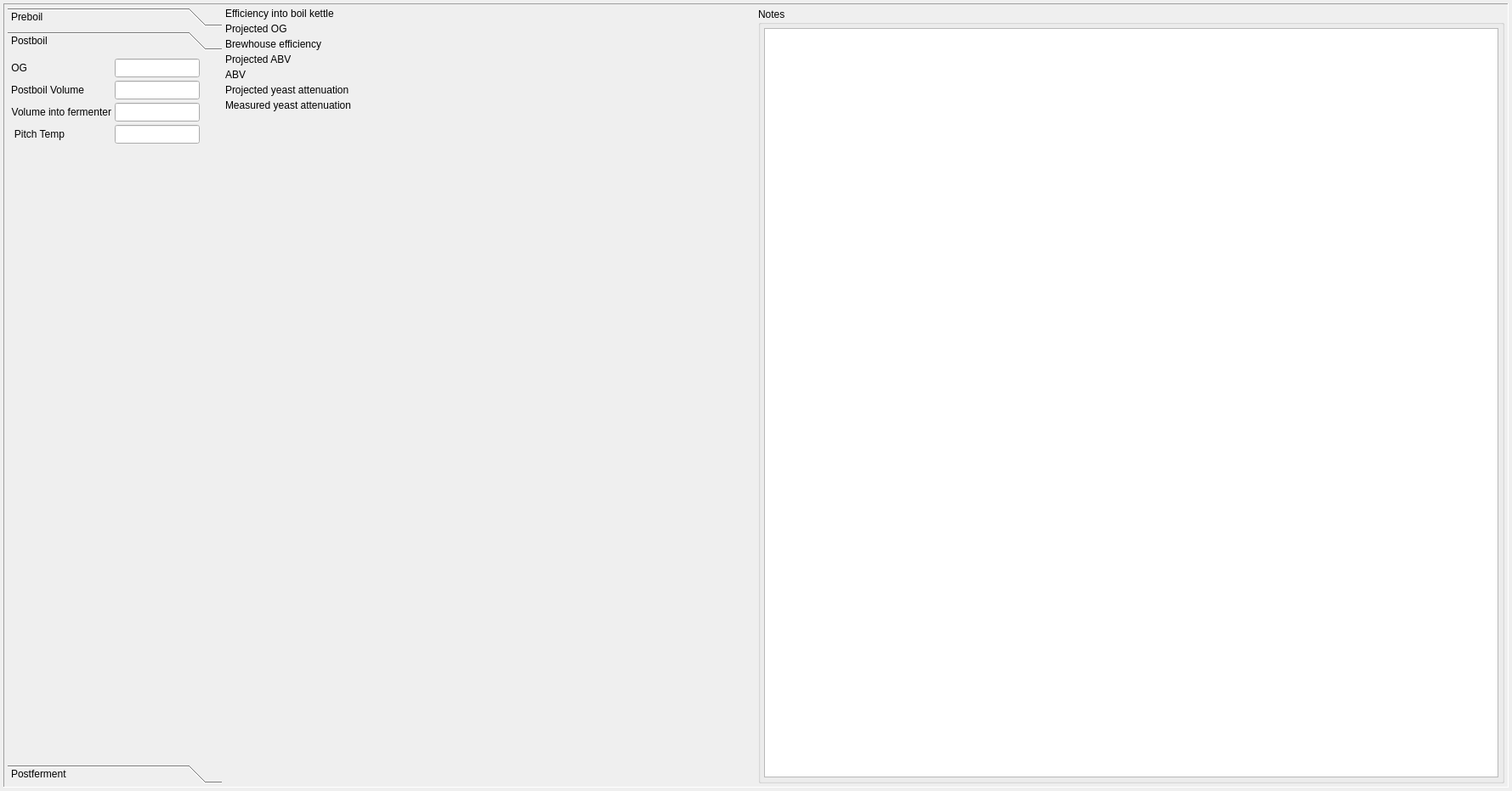
<?xml version="1.0" encoding="UTF-8"?>
<ui version="4.0">
 <class>brewNoteWidget</class>
 <widget class="QWidget" name="brewNoteWidget">
  <property name="geometry">
   <rect>
    <x>0</x>
    <y>0</y>
    <width>1779</width>
    <height>931</height>
   </rect>
  </property>
  <property name="windowTitle">
   <string>brewNote</string>
  </property>
  <property name="windowIcon">
   <iconset resource="../brewtarget.qrc">
    <normaloff>:/images/edit.svg</normaloff>:/images/edit.svg</iconset>
  </property>
  <layout class="QVBoxLayout" name="verticalLayout_2">
   <item>
    <widget class="QScrollArea" name="scrollArea">
     <property name="frameShape">
      <enum>QFrame::Panel</enum>
     </property>
     <property name="widgetResizable">
      <bool>true</bool>
     </property>
     <widget class="QWidget" name="scrollAreaWidgetContents">
      <property name="geometry">
       <rect>
        <x>0</x>
        <y>0</y>
        <width>1741</width>
        <height>893</height>
       </rect>
      </property>
      <property name="configSection" stdset="0">
       <string notr="true">page_preboil</string>
      </property>
      <layout class="QHBoxLayout" name="horizontalLayout_2">
       <item>
        <layout class="QHBoxLayout" name="horizontalLayout_3">
         <item>
          <widget class="QToolBox" name="toolBox_brewnote">
           <property name="sizePolicy">
            <sizepolicy hsizetype="Fixed" vsizetype="Minimum">
             <horstretch>0</horstretch>
             <verstretch>0</verstretch>
            </sizepolicy>
           </property>
           <property name="minimumSize">
            <size>
             <width>252</width>
             <height>0</height>
            </size>
           </property>
           <property name="maximumSize">
            <size>
             <width>252</width>
             <height>16777215</height>
            </size>
           </property>
           <property name="mouseTracking">
            <bool>false</bool>
           </property>
           <property name="currentIndex">
            <number>1</number>
           </property>
           <widget class="QWidget" name="page_preboil">
            <property name="geometry">
             <rect>
              <x>0</x>
              <y>0</y>
              <width>343</width>
              <height>653</height>
             </rect>
            </property>
            <property name="configSection" stdset="0">
             <string notr="true">page_preboil</string>
            </property>
            <attribute name="label">
             <string>Preboil</string>
            </attribute>
            <layout class="QFormLayout" name="formLayout_2">
             <item row="0" column="0">
              <widget class="BtDensityLabel" name="btLabel_Sg">
               <property name="contextMenuPolicy">
                <enum>Qt::CustomContextMenu</enum>
               </property>
               <property name="text">
                <string>SG</string>
               </property>
               <property name="alignment">
                <set>Qt::AlignRight|Qt::AlignTrailing|Qt::AlignVCenter</set>
               </property>
               <property name="buddy">
                <cstring>lineEdit_SG</cstring>
               </property>
              </widget>
             </item>
             <item row="0" column="1">
              <widget class="BtDensityEdit" name="lineEdit_SG">
               <property name="sizePolicy">
                <sizepolicy hsizetype="MinimumExpanding" vsizetype="Fixed">
                 <horstretch>0</horstretch>
                 <verstretch>0</verstretch>
                </sizepolicy>
               </property>
               <property name="minimumSize">
                <size>
                 <width>100</width>
                 <height>0</height>
                </size>
               </property>
               <property name="maximumSize">
                <size>
                 <width>100</width>
                 <height>16777215</height>
                </size>
               </property>
               <property name="toolTip">
                <string>Preboil gravity</string>
               </property>
               <property name="alignment">
                <set>Qt::AlignLeading|Qt::AlignLeft|Qt::AlignVCenter</set>
               </property>
               <property name="editField" stdset="0">
                <string notr="true">sg</string>
               </property>
              </widget>
             </item>
             <item row="1" column="0">
              <widget class="BtVolumeLabel" name="btLabel_volIntoBk">
               <property name="contextMenuPolicy">
                <enum>Qt::CustomContextMenu</enum>
               </property>
               <property name="text">
                <string>Volume</string>
               </property>
               <property name="alignment">
                <set>Qt::AlignRight|Qt::AlignTrailing|Qt::AlignVCenter</set>
               </property>
               <property name="buddy">
                <cstring>lineEdit_volIntoBK</cstring>
               </property>
              </widget>
             </item>
             <item row="1" column="1">
              <widget class="BtVolumeEdit" name="lineEdit_volIntoBK">
               <property name="sizePolicy">
                <sizepolicy hsizetype="Minimum" vsizetype="Fixed">
                 <horstretch>0</horstretch>
                 <verstretch>0</verstretch>
                </sizepolicy>
               </property>
               <property name="minimumSize">
                <size>
                 <width>100</width>
                 <height>0</height>
                </size>
               </property>
               <property name="maximumSize">
                <size>
                 <width>100</width>
                 <height>16777215</height>
                </size>
               </property>
               <property name="toolTip">
                <string>Volume of wort collected</string>
               </property>
               <property name="editField" stdset="0">
                <string notr="true">volumeIntoBK_l</string>
               </property>
              </widget>
             </item>
             <item row="2" column="0">
              <widget class="BtTemperatureLabel" name="btLabel_strikeTemp">
               <property name="contextMenuPolicy">
                <enum>Qt::CustomContextMenu</enum>
               </property>
               <property name="text">
                <string>Strike Temp</string>
               </property>
               <property name="alignment">
                <set>Qt::AlignRight|Qt::AlignTrailing|Qt::AlignVCenter</set>
               </property>
               <property name="buddy">
                <cstring>lineEdit_strikeTemp</cstring>
               </property>
              </widget>
             </item>
             <item row="2" column="1">
              <widget class="BtTemperatureEdit" name="lineEdit_strikeTemp">
               <property name="sizePolicy">
                <sizepolicy hsizetype="MinimumExpanding" vsizetype="Fixed">
                 <horstretch>0</horstretch>
                 <verstretch>0</verstretch>
                </sizepolicy>
               </property>
               <property name="minimumSize">
                <size>
                 <width>100</width>
                 <height>0</height>
                </size>
               </property>
               <property name="maximumSize">
                <size>
                 <width>100</width>
                 <height>16777215</height>
                </size>
               </property>
               <property name="toolTip">
                <string>Temperature of strike water before dough in</string>
               </property>
               <property name="editField" stdset="0">
                <string notr="true">strikeTemp_c</string>
               </property>
              </widget>
             </item>
             <item row="3" column="0">
              <widget class="BtTemperatureLabel" name="btLabel_mashFinTemp">
               <property name="contextMenuPolicy">
                <enum>Qt::CustomContextMenu</enum>
               </property>
               <property name="text">
                <string>Final Temp</string>
               </property>
               <property name="alignment">
                <set>Qt::AlignRight|Qt::AlignTrailing|Qt::AlignVCenter</set>
               </property>
               <property name="buddy">
                <cstring>lineEdit_mashFinTemp</cstring>
               </property>
              </widget>
             </item>
             <item row="3" column="1">
              <widget class="BtTemperatureEdit" name="lineEdit_mashFinTemp">
               <property name="sizePolicy">
                <sizepolicy hsizetype="MinimumExpanding" vsizetype="Fixed">
                 <horstretch>0</horstretch>
                 <verstretch>0</verstretch>
                </sizepolicy>
               </property>
               <property name="minimumSize">
                <size>
                 <width>100</width>
                 <height>0</height>
                </size>
               </property>
               <property name="maximumSize">
                <size>
                 <width>100</width>
                 <height>16777215</height>
                </size>
               </property>
               <property name="toolTip">
                <string>Temperature of mash before mash out</string>
               </property>
               <property name="editField" stdset="0">
                <string notr="true">mashFinTemp_c</string>
               </property>
              </widget>
             </item>
            </layout>
           </widget>
           <widget class="QWidget" name="page_postboil">
            <property name="geometry">
             <rect>
              <x>0</x>
              <y>0</y>
              <width>406</width>
              <height>653</height>
             </rect>
            </property>
            <property name="configSection" stdset="0">
             <string notr="true">page_postboil</string>
            </property>
            <attribute name="label">
             <string>Postboil</string>
            </attribute>
            <layout class="QFormLayout" name="formLayout">
             <item row="0" column="0">
              <widget class="BtDensityLabel" name="btLabel_Og">
               <property name="sizePolicy">
                <sizepolicy hsizetype="Minimum" vsizetype="Preferred">
                 <horstretch>0</horstretch>
                 <verstretch>0</verstretch>
                </sizepolicy>
               </property>
               <property name="contextMenuPolicy">
                <enum>Qt::CustomContextMenu</enum>
               </property>
               <property name="text">
                <string>OG</string>
               </property>
               <property name="alignment">
                <set>Qt::AlignRight|Qt::AlignTrailing|Qt::AlignVCenter</set>
               </property>
               <property name="buddy">
                <cstring>lineEdit_OG</cstring>
               </property>
              </widget>
             </item>
             <item row="0" column="1">
              <widget class="BtDensityEdit" name="lineEdit_OG">
               <property name="sizePolicy">
                <sizepolicy hsizetype="MinimumExpanding" vsizetype="Fixed">
                 <horstretch>0</horstretch>
                 <verstretch>0</verstretch>
                </sizepolicy>
               </property>
               <property name="minimumSize">
                <size>
                 <width>100</width>
                 <height>0</height>
                </size>
               </property>
               <property name="maximumSize">
                <size>
                 <width>100</width>
                 <height>16777215</height>
                </size>
               </property>
               <property name="toolTip">
                <string>Post boil gravity</string>
               </property>
               <property name="editField" stdset="0">
                <string notr="true">og</string>
               </property>
              </widget>
             </item>
             <item row="1" column="0">
              <widget class="BtVolumeLabel" name="btLabel_postBoilVol">
               <property name="sizePolicy">
                <sizepolicy hsizetype="Minimum" vsizetype="Preferred">
                 <horstretch>0</horstretch>
                 <verstretch>0</verstretch>
                </sizepolicy>
               </property>
               <property name="contextMenuPolicy">
                <enum>Qt::CustomContextMenu</enum>
               </property>
               <property name="text">
                <string>Postboil Volume</string>
               </property>
               <property name="scaledContents">
                <bool>false</bool>
               </property>
               <property name="alignment">
                <set>Qt::AlignRight|Qt::AlignTrailing|Qt::AlignVCenter</set>
               </property>
               <property name="wordWrap">
                <bool>true</bool>
               </property>
               <property name="buddy">
                <cstring>lineEdit_postBoilVol</cstring>
               </property>
              </widget>
             </item>
             <item row="1" column="1">
              <widget class="BtVolumeEdit" name="lineEdit_postBoilVol">
               <property name="sizePolicy">
                <sizepolicy hsizetype="MinimumExpanding" vsizetype="Fixed">
                 <horstretch>0</horstretch>
                 <verstretch>0</verstretch>
                </sizepolicy>
               </property>
               <property name="minimumSize">
                <size>
                 <width>100</width>
                 <height>0</height>
                </size>
               </property>
               <property name="maximumSize">
                <size>
                 <width>100</width>
                 <height>16777215</height>
                </size>
               </property>
               <property name="toolTip">
                <string>Volume of wort in BK after boil</string>
               </property>
               <property name="editField" stdset="0">
                <string notr="true">postBoilVolume_l</string>
               </property>
              </widget>
             </item>
             <item row="2" column="0">
              <widget class="BtVolumeLabel" name="btLabel_volIntoFerm">
               <property name="sizePolicy">
                <sizepolicy hsizetype="Minimum" vsizetype="Preferred">
                 <horstretch>0</horstretch>
                 <verstretch>0</verstretch>
                </sizepolicy>
               </property>
               <property name="contextMenuPolicy">
                <enum>Qt::CustomContextMenu</enum>
               </property>
               <property name="toolTip">
                <string>Volume of wort transferred to fermenter</string>
               </property>
               <property name="text">
                <string>Volume into fermenter</string>
               </property>
               <property name="alignment">
                <set>Qt::AlignRight|Qt::AlignTrailing|Qt::AlignVCenter</set>
               </property>
               <property name="wordWrap">
                <bool>true</bool>
               </property>
               <property name="buddy">
                <cstring>lineEdit_volIntoFerm</cstring>
               </property>
              </widget>
             </item>
             <item row="2" column="1">
              <widget class="BtVolumeEdit" name="lineEdit_volIntoFerm">
               <property name="sizePolicy">
                <sizepolicy hsizetype="MinimumExpanding" vsizetype="Fixed">
                 <horstretch>0</horstretch>
                 <verstretch>0</verstretch>
                </sizepolicy>
               </property>
               <property name="minimumSize">
                <size>
                 <width>100</width>
                 <height>0</height>
                </size>
               </property>
               <property name="maximumSize">
                <size>
                 <width>100</width>
                 <height>16777215</height>
                </size>
               </property>
               <property name="editField" stdset="0">
                <string notr="true">volumeIntoFerm_l</string>
               </property>
              </widget>
             </item>
             <item row="3" column="0">
              <widget class="BtTemperatureLabel" name="btLabel_pitchTemp">
               <property name="sizePolicy">
                <sizepolicy hsizetype="Minimum" vsizetype="Preferred">
                 <horstretch>0</horstretch>
                 <verstretch>0</verstretch>
                </sizepolicy>
               </property>
               <property name="contextMenuPolicy">
                <enum>Qt::CustomContextMenu</enum>
               </property>
               <property name="text">
                <string> Pitch Temp</string>
               </property>
               <property name="alignment">
                <set>Qt::AlignRight|Qt::AlignTrailing|Qt::AlignVCenter</set>
               </property>
               <property name="wordWrap">
                <bool>true</bool>
               </property>
               <property name="buddy">
                <cstring>lineEdit_pitchTemp</cstring>
               </property>
              </widget>
             </item>
             <item row="3" column="1">
              <widget class="BtTemperatureEdit" name="lineEdit_pitchTemp">
               <property name="sizePolicy">
                <sizepolicy hsizetype="MinimumExpanding" vsizetype="Fixed">
                 <horstretch>0</horstretch>
                 <verstretch>0</verstretch>
                </sizepolicy>
               </property>
               <property name="minimumSize">
                <size>
                 <width>100</width>
                 <height>0</height>
                </size>
               </property>
               <property name="maximumSize">
                <size>
                 <width>100</width>
                 <height>16777215</height>
                </size>
               </property>
               <property name="toolTip">
                <string>Temperature of wort when yeast is pitched</string>
               </property>
               <property name="editField" stdset="0">
                <string notr="true">pitchTemp_c</string>
               </property>
              </widget>
             </item>
            </layout>
           </widget>
           <widget class="QWidget" name="page_postferment">
            <property name="geometry">
             <rect>
              <x>0</x>
              <y>0</y>
              <width>400</width>
              <height>653</height>
             </rect>
            </property>
            <property name="configSection" stdset="0">
             <string notr="true">page_postferment</string>
            </property>
            <attribute name="label">
             <string>Postferment</string>
            </attribute>
            <layout class="QFormLayout" name="formLayout_5">
             <item row="0" column="0">
              <widget class="BtDensityLabel" name="btLabel_postFermentFg">
               <property name="contextMenuPolicy">
                <enum>Qt::CustomContextMenu</enum>
               </property>
               <property name="text">
                <string notr="true">FG</string>
               </property>
               <property name="buddy">
                <cstring>lineEdit_FG</cstring>
               </property>
              </widget>
             </item>
             <item row="0" column="1">
              <widget class="BtDensityEdit" name="lineEdit_FG">
               <property name="sizePolicy">
                <sizepolicy hsizetype="Minimum" vsizetype="Fixed">
                 <horstretch>0</horstretch>
                 <verstretch>0</verstretch>
                </sizepolicy>
               </property>
               <property name="minimumSize">
                <size>
                 <width>100</width>
                 <height>0</height>
                </size>
               </property>
               <property name="maximumSize">
                <size>
                 <width>100</width>
                 <height>16777215</height>
                </size>
               </property>
               <property name="toolTip">
                <string>Final gravity</string>
               </property>
               <property name="editField" stdset="0">
                <string notr="true">fg</string>
               </property>
              </widget>
             </item>
             <item row="1" column="0">
              <widget class="BtVolumeLabel" name="btLabel_finalVolume">
               <property name="contextMenuPolicy">
                <enum>Qt::CustomContextMenu</enum>
               </property>
               <property name="text">
                <string notr="true">Volume</string>
               </property>
               <property name="buddy">
                <cstring>lineEdit_finalVol</cstring>
               </property>
              </widget>
             </item>
             <item row="1" column="1">
              <widget class="BtVolumeEdit" name="lineEdit_finalVol">
               <property name="sizePolicy">
                <sizepolicy hsizetype="Minimum" vsizetype="Fixed">
                 <horstretch>0</horstretch>
                 <verstretch>0</verstretch>
                </sizepolicy>
               </property>
               <property name="minimumSize">
                <size>
                 <width>100</width>
                 <height>0</height>
                </size>
               </property>
               <property name="maximumSize">
                <size>
                 <width>100</width>
                 <height>16777215</height>
                </size>
               </property>
               <property name="toolTip">
                <string>Volume of beer into serving keg/bottles</string>
               </property>
               <property name="editField" stdset="0">
                <string notr="true">finalVolume_l</string>
               </property>
              </widget>
             </item>
             <item row="2" column="0">
              <widget class="BtDateLabel" name="btLabel_fermentDate">
               <property name="contextMenuPolicy">
                <enum>Qt::CustomContextMenu</enum>
               </property>
               <property name="text">
                <string notr="true">Date</string>
               </property>
               <property name="buddy">
                <cstring>lineEdit_fermentDate</cstring>
               </property>
              </widget>
             </item>
             <item row="2" column="1">
              <widget class="QDateTimeEdit" name="lineEdit_fermentDate">
               <property name="date">
                <date>
                 <year>2014</year>
                 <month>10</month>
                 <day>8</day>
                </date>
               </property>
               <property name="displayFormat">
                <string>yyyy-dd-MM</string>
               </property>
               <property name="calendarPopup">
                <bool>true</bool>
               </property>
               <property name="editField" stdset="0">
                <string notr="true">fermentDate</string>
               </property>
              </widget>
             </item>
            </layout>
           </widget>
          </widget>
         </item>
         <item>
          <layout class="QVBoxLayout" name="verticalLayout">
           <item>
            <layout class="QFormLayout" name="formLayout_3">
             <property name="fieldGrowthPolicy">
              <enum>QFormLayout::ExpandingFieldsGrow</enum>
             </property>
             <item row="0" column="0">
              <widget class="QLabel" name="btLabel_effInfoBk">
               <property name="statusTip">
                <string>Percent efficiency into boil kettle</string>
               </property>
               <property name="text">
                <string>Efficiency into boil kettle</string>
               </property>
              </widget>
             </item>
             <item row="0" column="1">
              <widget class="BtDigitWidget" name="lcdnumber_effBK">
               <property name="text">
                <string/>
               </property>
              </widget>
             </item>
             <item row="1" column="0">
              <widget class="BtDensityLabel" name="btLabel_projectedOg">
               <property name="contextMenuPolicy">
                <enum>Qt::CustomContextMenu</enum>
               </property>
               <property name="statusTip">
                <string>Expected OG, based on measured FG</string>
               </property>
               <property name="text">
                <string>Projected OG</string>
               </property>
               <property name="editField" stdset="0">
                <string notr="true">projOg</string>
               </property>
               <property name="configSection" stdset="0">
                <string notr="true">page_preboil</string>
               </property>
              </widget>
             </item>
             <item row="1" column="1">
              <widget class="BtDigitWidget" name="lcdnumber_projectedOG">
               <property name="text">
                <string/>
               </property>
              </widget>
             </item>
             <item row="2" column="0">
              <widget class="QLabel" name="btLabel_brewHouseEff">
               <property name="statusTip">
                <string>Brewhouse efficiency</string>
               </property>
               <property name="text">
                <string>Brewhouse efficiency</string>
               </property>
              </widget>
             </item>
             <item row="2" column="1">
              <widget class="BtDigitWidget" name="lcdnumber_brewhouseEff">
               <property name="text">
                <string/>
               </property>
              </widget>
             </item>
             <item row="3" column="0">
              <widget class="QLabel" name="btLabel_projectedAbv">
               <property name="statusTip">
                <string>Expected ABV based on recipe OG</string>
               </property>
               <property name="text">
                <string>Projected ABV</string>
               </property>
              </widget>
             </item>
             <item row="3" column="1">
              <widget class="BtDigitWidget" name="lcdnumber_projABV">
               <property name="text">
                <string/>
               </property>
              </widget>
             </item>
             <item row="4" column="0">
              <widget class="QLabel" name="btlabel_Abv">
               <property name="statusTip">
                <string>ABV based on user-reported FG</string>
               </property>
               <property name="text">
                <string>ABV</string>
               </property>
              </widget>
             </item>
             <item row="4" column="1">
              <widget class="BtDigitWidget" name="lcdnumber_abv">
               <property name="text">
                <string/>
               </property>
              </widget>
             </item>
             <item row="5" column="0">
              <widget class="QLabel" name="btLabel_yeastProjAtten">
               <property name="statusTip">
                <string>Yeast attenuation based on yeast specified in recipe</string>
               </property>
               <property name="text">
                <string>Projected yeast attenuation</string>
               </property>
              </widget>
             </item>
             <item row="5" column="1">
              <widget class="BtDigitWidget" name="lcdnumber_projAtten">
               <property name="text">
                <string/>
               </property>
              </widget>
             </item>
             <item row="6" column="0">
              <widget class="QLabel" name="btLabel_yeastAtten">
               <property name="statusTip">
                <string>Yeast attentuation based on user-reported OG and FG</string>
               </property>
               <property name="text">
                <string>Measured yeast attenuation</string>
               </property>
              </widget>
             </item>
             <item row="6" column="1">
              <widget class="BtDigitWidget" name="lcdnumber_atten">
               <property name="text">
                <string/>
               </property>
              </widget>
             </item>
            </layout>
           </item>
          </layout>
         </item>
        </layout>
       </item>
       <item>
        <widget class="QGroupBox" name="groupBox_4">
         <property name="title">
          <string>Notes</string>
         </property>
         <layout class="QHBoxLayout" name="horizontalLayout">
          <item>
           <widget class="BtTextEdit" name="btTextEdit_brewNotes">
            <property name="sizePolicy">
             <sizepolicy hsizetype="Preferred" vsizetype="Expanding">
              <horstretch>0</horstretch>
              <verstretch>0</verstretch>
             </sizepolicy>
            </property>
            <property name="mouseTracking">
             <bool>false</bool>
            </property>
           </widget>
          </item>
         </layout>
        </widget>
       </item>
      </layout>
     </widget>
    </widget>
   </item>
  </layout>
 </widget>
 <layoutdefault spacing="4" margin="4"/>
 <customwidgets>
  <customwidget>
   <class>BtTemperatureEdit</class>
   <extends>QLineEdit</extends>
   <header>BtLineEdit.h</header>
   <slots>
    <slot>lineChanged(Unit::unitDisplay,Unit::unitScale)</slot>
   </slots>
  </customwidget>
  <customwidget>
   <class>BtTemperatureLabel</class>
   <extends>QLabel</extends>
   <header>BtLabel.h</header>
   <slots>
    <signal>labelChanged(Unit::unitDisplay,Unit::unitScale)</signal>
   </slots>
  </customwidget>
  <customwidget>
   <class>BtTextEdit</class>
   <extends>QPlainTextEdit</extends>
   <header location="global">BtTextEdit.h</header>
  </customwidget>
  <customwidget>
   <class>BtVolumeLabel</class>
   <extends>QLabel</extends>
   <header>BtLabel.h</header>
   <slots>
    <signal>labelChanged(Unit::unitDisplay,Unit::unitScale)</signal>
   </slots>
  </customwidget>
  <customwidget>
   <class>BtDensityLabel</class>
   <extends>QLabel</extends>
   <header>BtLabel.h</header>
   <slots>
    <signal>labelChanged(Unit::unitDisplay,Unit::unitScale)</signal>
   </slots>
  </customwidget>
  <customwidget>
   <class>BtVolumeEdit</class>
   <extends>QLineEdit</extends>
   <header>BtLineEdit.h</header>
   <slots>
    <slot>lineChanged(Unit::unitDisplay,Unit::unitScale)</slot>
   </slots>
  </customwidget>
  <customwidget>
   <class>BtDensityEdit</class>
   <extends>QLineEdit</extends>
   <header>BtLineEdit.h</header>
   <slots>
    <slot>lineChanged(Unit::unitDisplay,Unit::unitScale)</slot>
   </slots>
  </customwidget>
  <customwidget>
   <class>BtDigitWidget</class>
   <extends>QLabel</extends>
   <header>BtDigitWidget.h</header>
  </customwidget>
  <customwidget>
   <class>BtDateLabel</class>
   <extends>QLabel</extends>
   <header>BtLabel.h</header>
  </customwidget>
 </customwidgets>
 <resources>
  <include location="../brewtarget.qrc"/>
 </resources>
 <connections>
  <connection>
   <sender>btLabel_Sg</sender>
   <signal>labelChanged(Unit::unitDisplay,Unit::unitScale)</signal>
   <receiver>lineEdit_SG</receiver>
   <slot>lineChanged(Unit::unitDisplay,Unit::unitScale)</slot>
   <hints>
    <hint type="sourcelabel">
     <x>70</x>
     <y>55</y>
    </hint>
    <hint type="destinationlabel">
     <x>131</x>
     <y>55</y>
    </hint>
   </hints>
  </connection>
  <connection>
   <sender>btLabel_volIntoBk</sender>
   <signal>labelChanged(Unit::unitDisplay,Unit::unitScale)</signal>
   <receiver>lineEdit_volIntoBK</receiver>
   <slot>lineChanged(Unit::unitDisplay,Unit::unitScale)</slot>
   <hints>
    <hint type="sourcelabel">
     <x>58</x>
     <y>81</y>
    </hint>
    <hint type="destinationlabel">
     <x>131</x>
     <y>81</y>
    </hint>
   </hints>
  </connection>
  <connection>
   <sender>btLabel_strikeTemp</sender>
   <signal>labelChanged(Unit::unitDisplay,Unit::unitScale)</signal>
   <receiver>lineEdit_strikeTemp</receiver>
   <slot>lineChanged(Unit::unitDisplay,Unit::unitScale)</slot>
   <hints>
    <hint type="sourcelabel">
     <x>48</x>
     <y>107</y>
    </hint>
    <hint type="destinationlabel">
     <x>131</x>
     <y>107</y>
    </hint>
   </hints>
  </connection>
  <connection>
   <sender>btLabel_mashFinTemp</sender>
   <signal>labelChanged(Unit::unitDisplay,Unit::unitScale)</signal>
   <receiver>lineEdit_mashFinTemp</receiver>
   <slot>lineChanged(Unit::unitDisplay,Unit::unitScale)</slot>
   <hints>
    <hint type="sourcelabel">
     <x>51</x>
     <y>133</y>
    </hint>
    <hint type="destinationlabel">
     <x>131</x>
     <y>133</y>
    </hint>
   </hints>
  </connection>
  <connection>
   <sender>btLabel_Og</sender>
   <signal>labelChanged(Unit::unitDisplay,Unit::unitScale)</signal>
   <receiver>lineEdit_OG</receiver>
   <slot>lineChanged(Unit::unitDisplay,Unit::unitScale)</slot>
   <hints>
    <hint type="sourcelabel">
     <x>125</x>
     <y>81</y>
    </hint>
    <hint type="destinationlabel">
     <x>187</x>
     <y>81</y>
    </hint>
   </hints>
  </connection>
  <connection>
   <sender>btLabel_postBoilVol</sender>
   <signal>labelChanged(Unit::unitDisplay,Unit::unitScale)</signal>
   <receiver>lineEdit_postBoilVol</receiver>
   <slot>lineChanged(Unit::unitDisplay,Unit::unitScale)</slot>
   <hints>
    <hint type="sourcelabel">
     <x>92</x>
     <y>107</y>
    </hint>
    <hint type="destinationlabel">
     <x>187</x>
     <y>107</y>
    </hint>
   </hints>
  </connection>
  <connection>
   <sender>btLabel_volIntoFerm</sender>
   <signal>labelChanged(Unit::unitDisplay,Unit::unitScale)</signal>
   <receiver>lineEdit_volIntoFerm</receiver>
   <slot>lineChanged(Unit::unitDisplay,Unit::unitScale)</slot>
   <hints>
    <hint type="sourcelabel">
     <x>76</x>
     <y>133</y>
    </hint>
    <hint type="destinationlabel">
     <x>187</x>
     <y>133</y>
    </hint>
   </hints>
  </connection>
  <connection>
   <sender>btLabel_pitchTemp</sender>
   <signal>labelChanged(Unit::unitDisplay,Unit::unitScale)</signal>
   <receiver>lineEdit_pitchTemp</receiver>
   <slot>lineChanged(Unit::unitDisplay,Unit::unitScale)</slot>
   <hints>
    <hint type="sourcelabel">
     <x>105</x>
     <y>159</y>
    </hint>
    <hint type="destinationlabel">
     <x>187</x>
     <y>159</y>
    </hint>
   </hints>
  </connection>
  <connection>
   <sender>btLabel_postFermentFg</sender>
   <signal>labelChanged(Unit::unitDisplay,Unit::unitScale)</signal>
   <receiver>lineEdit_FG</receiver>
   <slot>lineChanged(Unit::unitDisplay,Unit::unitScale)</slot>
   <hints>
    <hint type="sourcelabel">
     <x>50</x>
     <y>107</y>
    </hint>
    <hint type="destinationlabel">
     <x>111</x>
     <y>107</y>
    </hint>
   </hints>
  </connection>
  <connection>
   <sender>btLabel_finalVolume</sender>
   <signal>labelChanged(Unit::unitDisplay,Unit::unitScale)</signal>
   <receiver>lineEdit_finalVol</receiver>
   <slot>lineChanged(Unit::unitDisplay,Unit::unitScale)</slot>
   <hints>
    <hint type="sourcelabel">
     <x>38</x>
     <y>133</y>
    </hint>
    <hint type="destinationlabel">
     <x>111</x>
     <y>133</y>
    </hint>
   </hints>
  </connection>
 </connections>
 <designerdata>
  <property name="gridDeltaX">
   <number>10</number>
  </property>
  <property name="gridDeltaY">
   <number>10</number>
  </property>
  <property name="gridSnapX">
   <bool>true</bool>
  </property>
  <property name="gridSnapY">
   <bool>true</bool>
  </property>
  <property name="gridVisible">
   <bool>true</bool>
  </property>
 </designerdata>
</ui>
